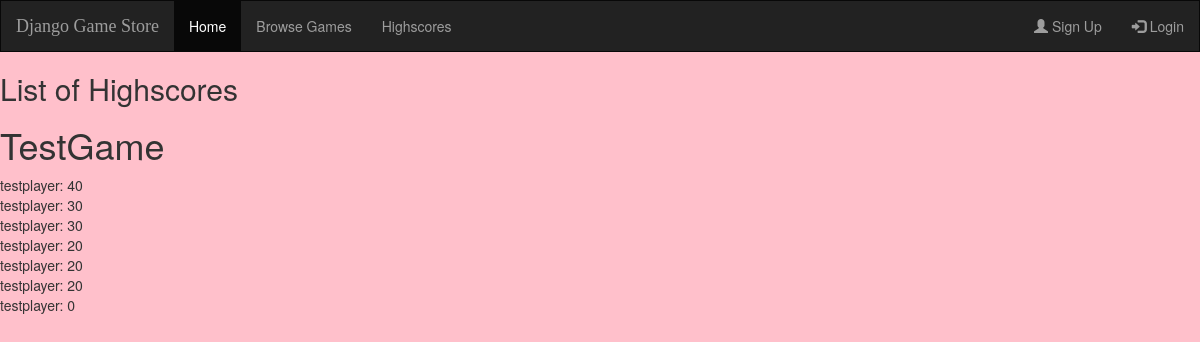
Before: /highscores/ with the older database file.
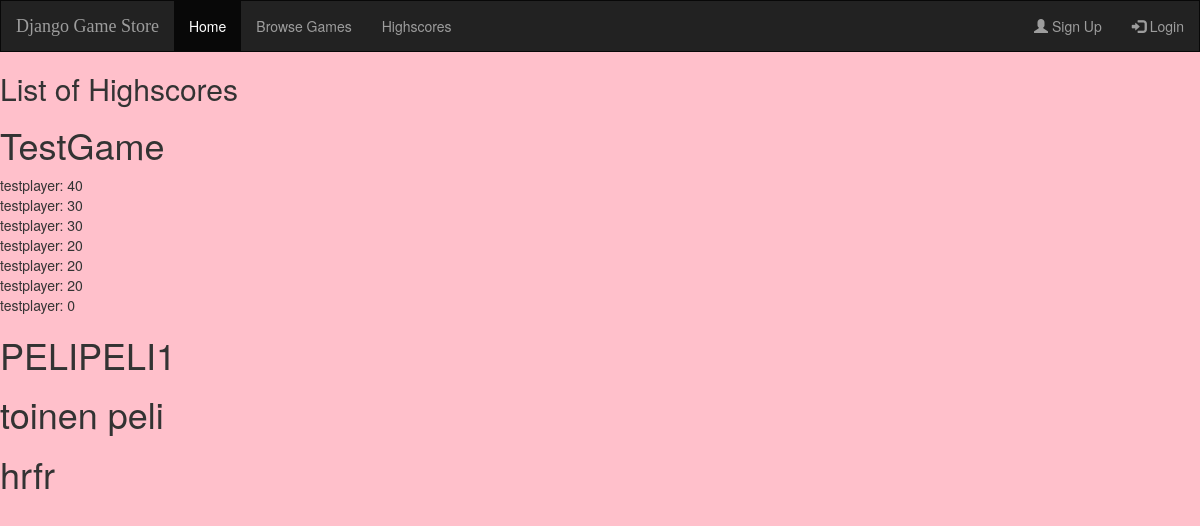
After: the same page with the newer database file.
### gamestore/models.py (models this page shows, shortened)
class Game(models.Model):
    name = models.CharField(max_length=255, primary_key=True, unique=True)
    url = models.URLField(max_length=255)
    price = models.DecimalField(max_digits=20, decimal_places=2)
    developer = models.ForeignKey('users.CustomUser', on_delete=models.CASCADE, null=True)
    is_bought = models.BooleanField(default=True)

class Highscore(models.Model):
    id = models.AutoField(primary_key=True)
    game = models.ForeignKey(Game, on_delete=models.CASCADE)
    player = models.ForeignKey('users.CustomUser', on_delete=models.CASCADE)
    score = models.IntegerField()
    def __str__(self):
        return self.player.username + ": " + str(self.score)

### users/models.py (models this page shows)
class CustomUser(AbstractUser):
    usertype = models.CharField(max_length=10)
    games = models.ManyToManyField('gamestore.Game')
    test = models.CharField(max_length=10, choices=usertypes)

### gamestore/views.py (the view)
# urls.py: path('highscores/',HighscoreListView.as_view(),name='highscores' )
class HighscoreListView(ListView):
    model = Highscore
    template_name = 'gamestore/highscores.html'
    context_object_name = 'highscores'
    def get_context_data(self, **kwargs):
        context = super(HighscoreListView, self).get_context_data(**kwargs)
        context.update({
            'games': Game.objects.all()
        })
        return context
    def get_queryset(self):
        return Highscore.objects.order_by('-score')

### gamestore/templates/gamestore/highscores.html (shortened to what this page needs)
{% extends 'base.html' %}
{% block content %}
  <h2>List of Highscores </h2>
  {% for game in games %}
    <h1>{{ game.name }}</h1>
    {% for score in highscores %}
      {% if score.game == game %}
        {{ score }}
        <br>
      {% endif %}
    {% endfor %}
  {% endfor %}
{% endblock %}

Changed rows visible on the page:
added Game: name "PELIPELI1"
added Game: name "toinen peli"
added Game: name "hrfr"
